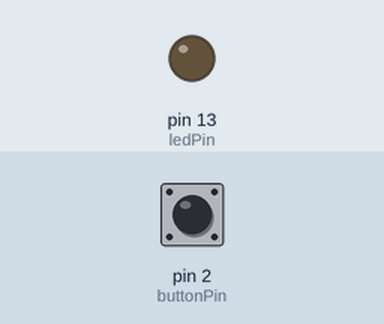
Recording of a sketch running on a simulated Arduino Uno, built with avr-gcc and run on an emulated ATmega328P. On the bench: output pins drawn as LEDs (lit = HIGH). Dashed ring = blinking. The inputs (shaded band) are chosen by the test bench; at power-on: pin 2 (buttonPin) LOW.

Above: at 1.2 s.
1.3 s: pin 2 (buttonPin) pulled HIGH for 3.2 s
At 2.1 s:
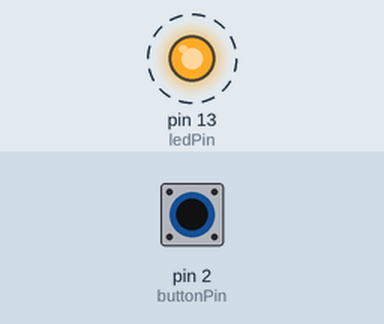
Timing chart, 0 to 5.8 s (numbered marks = the images above; inputs shaded):
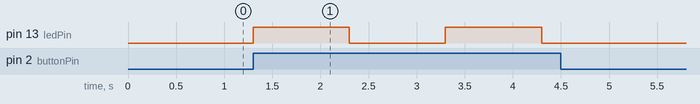

The sketch:

codigo.ino
```cpp
const int buttonPin = 2;
const int ledPin = 13;


int buttonState = 0;

void setup() {

 pinMode (ledPin, OUTPUT);


  pinMode(2, INPUT);
}

void loop()  {

   buttonState = digitalRead(2);


   if (buttonState == HIGH)
   {
   //
   digitalWrite(13, HIGH);
   delay(1000);
   digitalWrite(13, LOW);
   delay(1000);

   }
}
```

Measured:
- after the input at 1.3 s, pin 13 (ledPin): alternates HIGH for 1.0 s and LOW for 1.0 s, 4 changes in all, then stays LOW, starting at once
